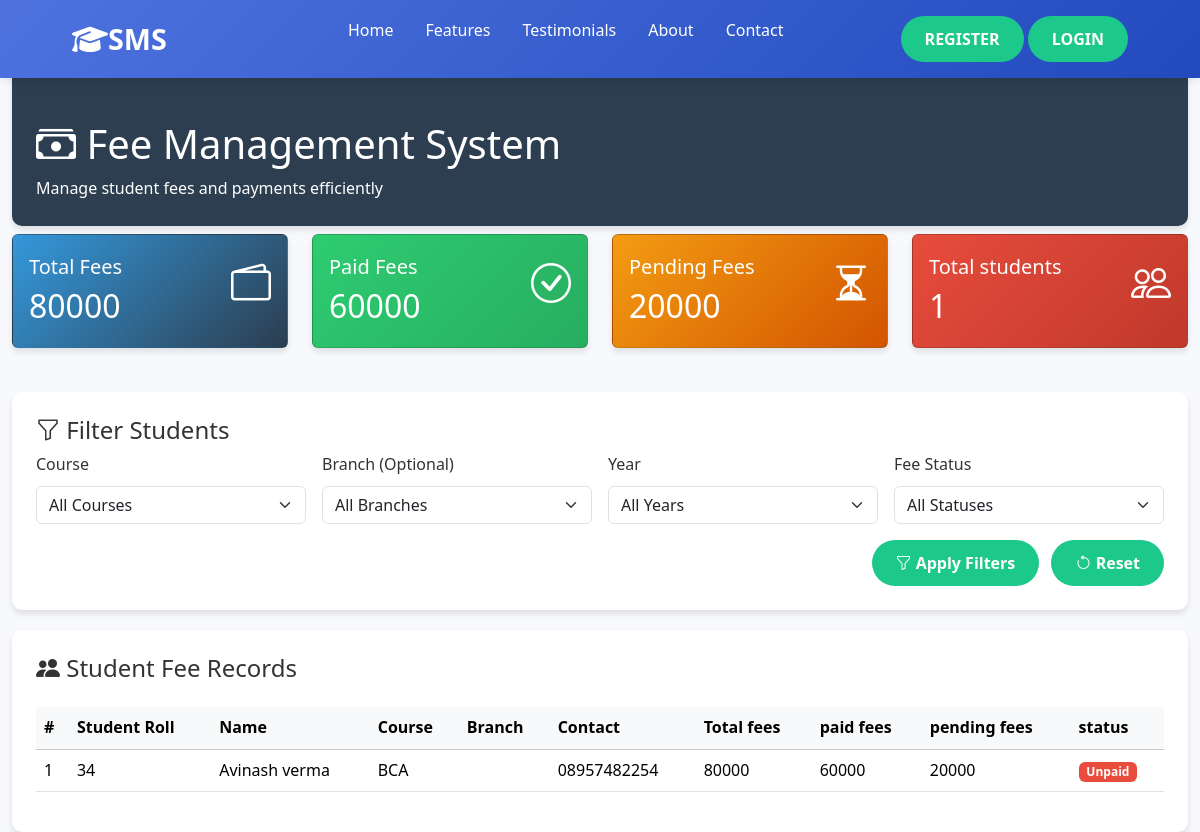
The app's page /fees, older data.
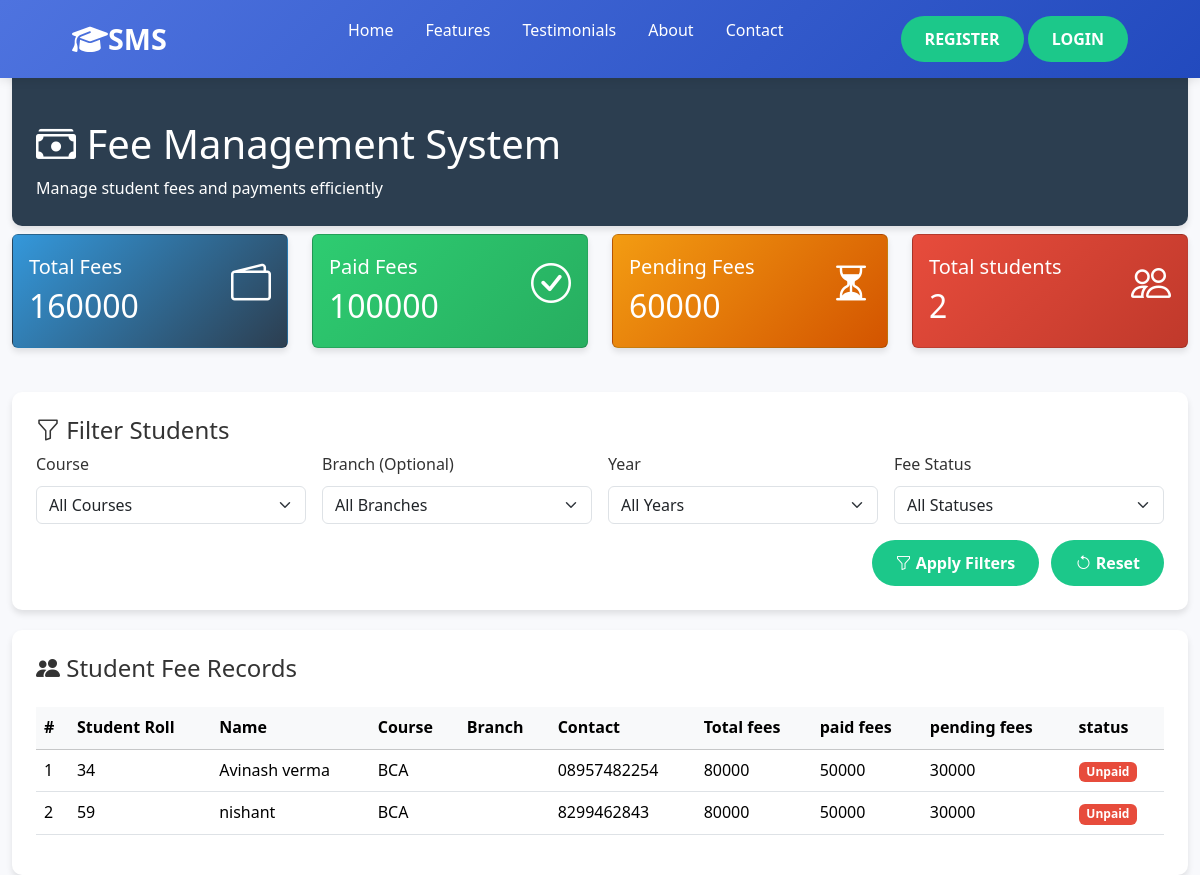
The same page, newer data.
### student/models.py (models this page shows, shortened)
class students_records(models.Model):
    stu_id = models.IntegerField(primary_key=True)
    name = models.CharField(max_length=50, blank=True)
    course = models.CharField(max_length=10, blank=True)
    branch = models.CharField(max_length=20, blank=True)  # Add this
    year = models.IntegerField(default=1)                 # Add this
    address = models.CharField(max_length=100, blank=True)
    contact = models.CharField(max_length=15, blank=True)
    email = models.EmailField(max_length=255, blank=True)
    fee_status = models.CharField(max_length=10, default='Paid')  # Paid / Pending / Overdue
    fee_paid=models.IntegerField(null=False,blank=True,default=0)
    fee_total=models.IntegerField(default=80000)
    pending_fee=models.IntegerField(default=0)

### student/views.py (the view)
# urls.py: path("fees",student_views.fee_view,name="fee"),
def fee_view(request):
    queryset = students_records.objects.all()
    course = request.GET.get('course', '').strip()
    branch = request.GET.get('branch', '').strip()
    year = request.GET.get('year', '').strip()
    status = request.GET.get('status', '').strip()
    if course:
        queryset = queryset.filter(course__iexact=course)
    if branch:
        queryset = queryset.filter(branch__iexact=branch)
    if year:
        queryset = queryset.filter(year=year)
    if status:
        queryset = queryset.filter(fee_status__iexact=status)
    return render(request, 'fee.html', {
        'fees': queryset,
        'pending_fees': students_records.objects.aggregate(Sum('pending_fee'))['pending_fee__sum'] or 0,
        'paid_fees': students_records.objects.aggregate(Sum('fee_paid'))['fee_paid__sum'] or 0,
        'total_fees':students_records.objects.aggregate(Sum('fee_total'))['fee_total__sum'] or 0,
        'total_students':students_records.objects.count()
    })

### templates/fee.html (shortened to what the changed rows need)
<!DOCTYPE html>
<html lang="en">
<head>
    <link href="https://cdn.jsdelivr.net/npm/bootstrap@5.3.0/dist/css/bootstrap.min.css" rel="stylesheet">
    <link rel="stylesheet" href="https://cdn.jsdelivr.net/npm/bootstrap-icons@1.10.0/font/bootstrap-icons.css">
</head>
<body>
    <header>{% include 'layout/base.html' %}</header>
    <div class="container-fluid mt-5">
        <div class="dashboard-header mb-2 mt-5 ">
            <div class="row align-items-center mt-5">
                <div class="col-md-6">
                    <h1><i class="bi bi-cash-stack"></i> Fee Management System</h1>
                </div>
            </div>
        </div>
        <div class="row mb-4">
            <div class="col-xl-3 col-md-6">
                <div class="card total-fees text-white">
                    <div class="card-body">
                        <div class="d-flex justify-content-between align-items-center">
                            <div>
                                <h5 class="card-title">Total Fees</h5>
                                <h2 class="mb-0">{{total_fees}}</h2>
                            </div>
                        </div>
                    </div>
                </div>
            </div>
            <div class="col-xl-3 col-md-6">
                <div class="card paid-fees text-white">
                    <div class="card-body">
                        <div class="d-flex justify-content-between align-items-center">
                            <div>
                                <h5 class="card-title">Paid Fees</h5>
                                <h2 class="mb-0">{{paid_fees}}</h2>
                            </div>
                        </div>
                    </div>
                </div>
            </div>
            <div class="col-xl-3 col-md-6">
                <div class="card pending-fees text-white">
                    <div class="card-body">
                        <div class="d-flex justify-content-between align-items-center">
                            <div>
                                <h5 class="card-title">Pending Fees</h5>
                                <h2 class="mb-0">{{ pending_fees }}</h2>
                            </div>
                        </div>
                    </div>
                </div>
            </div>
            <div class="col-xl-3 col-md-6">
                <div class="card overdue-fees text-white">
                    <div class="card-body">
                        <div class="d-flex justify-content-between align-items-center">
                            <div>
                                <h5 class="card-title">Total students</h5>
                                <h2 class="mb-0">{{total_students}}</h2>
                            </div>
                        </div>
                    </div>
                </div>
            </div>
        </div>
        <div class="student-table p-4">
            <div class="table-responsive">
                <table class="table table-hover">
                    <thead class="table-light">
                        <tr>
                            <th>#</th>
                            <th>Student Roll</th>
                            <th>Name</th>
                            <th>Course</th>
                            <th>Branch</th>
                            <th>Contact</th>
                            <th>Total fees</th>
                            <th>paid fees</th>
                            <th>pending fees</th>
                            <th>status</th>
                        </tr>
                    </thead>
                    <tbody>
                        {% for student in fees %}
                        <tr>
                            <td>{{ forloop.counter }}</td>
                            <td>{{ student.stu_id }}</td>
                            <td>{{ student.name }}</td>
                            <td>{{ student.course }}</td>
                            <td>{{ student.branch }}</td>
                            <td>{{ student.contact }}</td>
                            <td>{{ student.fee_total }}</td>
                            <td>{{ student.fee_paid }}</td>
                            <td>{{ student.pending_fee }}</td>
                            {% if student.pending_fee == 0 %}
                            <td>
                                <span class="badge badge-paid">paid</span>
                            </td>
                            {% else %}
                            <td>
                                <span class="badge badge-unpaid">unpaid</span>
                            </td>
                            {% endif %}
                        </tr>
                        {% endfor %}
                    </tbody>
                </table>
            </div>
        </div>
    </div>
</body>
</html>

Row changes from the older to the newer data that the page shows:
changed students_records "Avinash verma": fee_paid "60000" → "50000"; pending_fee "20000" → "30000"
added students_records: stu_id "59", name "nishant", course "BCA", contact "8299462843", fee_total "80000", fee_paid "50000", pending_fee "30000", shows "Unpaid"
Text that changed along with them:
{{ total_fees }}: "80000" → "160000"
{{ paid_fees }}: "60000" → "100000"
{{ pending_fees }}: "20000" → "60000"
{{ total_students }}: "1" → "2"
